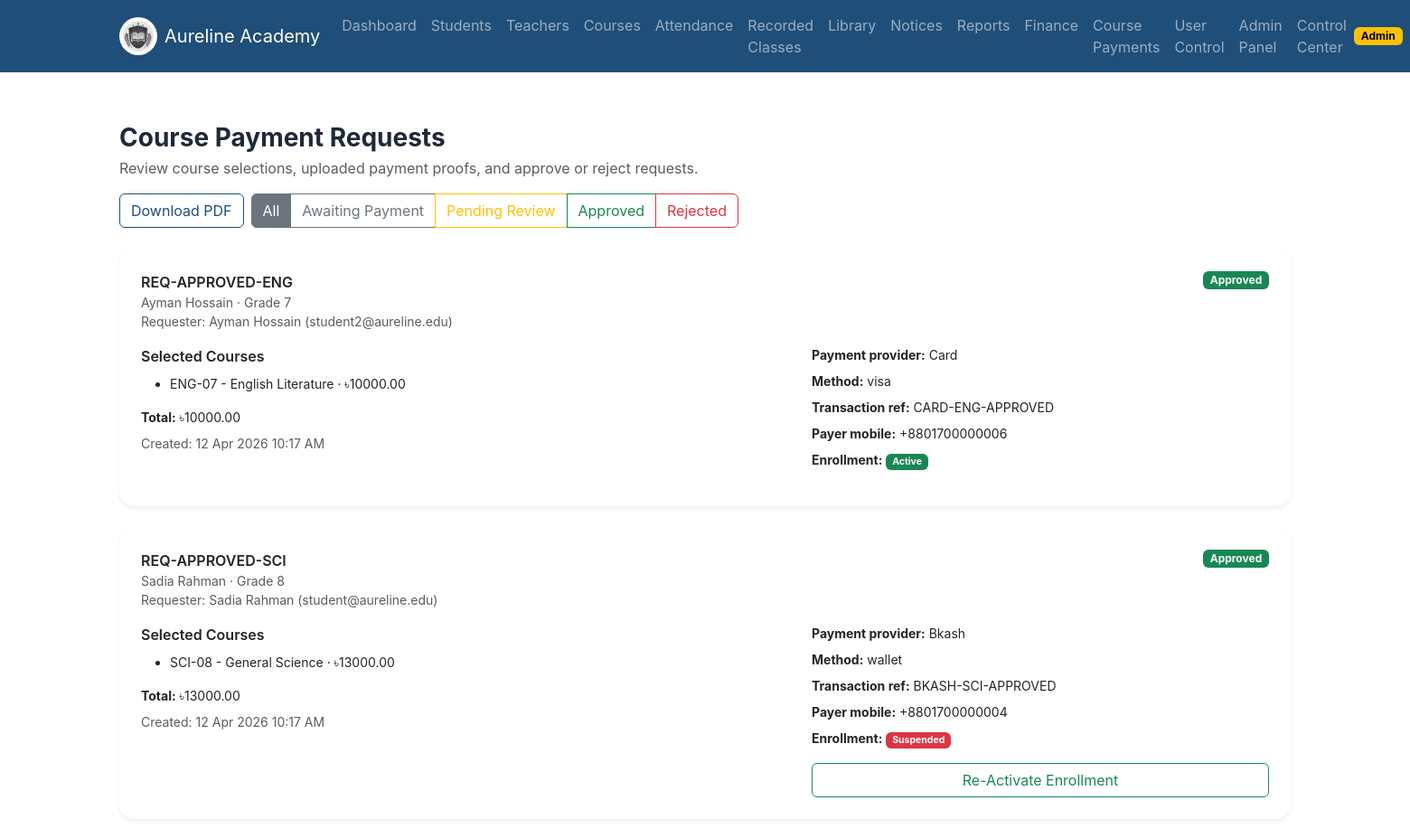
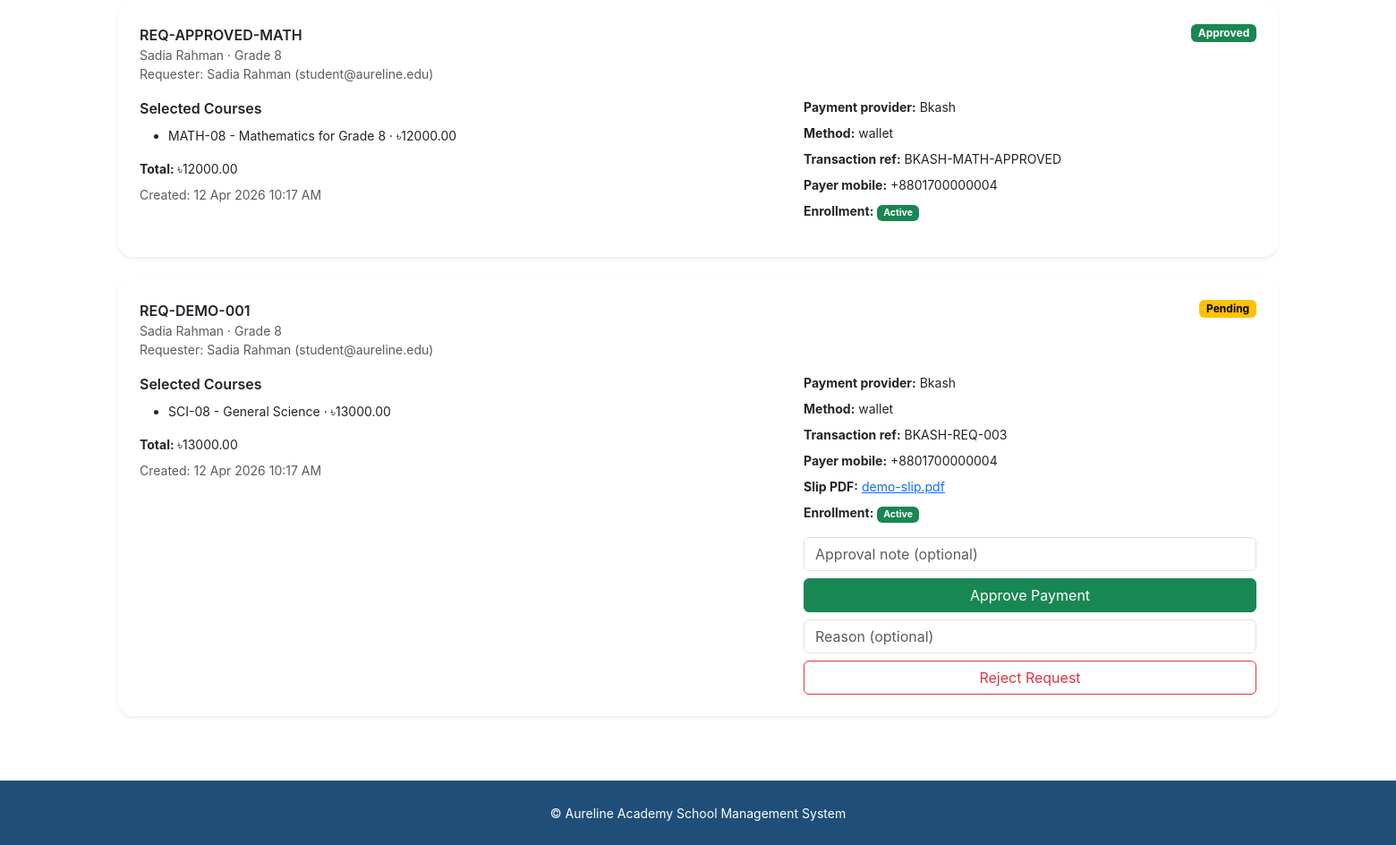
Page /finance/requests (signed in) on the committed database (2 pictures, top to bottom).
### app/models.py (models this page shows, shortened)
class TimestampMixin:
    created_at = db.Column(db.DateTime, default=datetime.utcnow, nullable=False)
    updated_at = db.Column(db.DateTime, default=datetime.utcnow, onupdate=datetime.utcnow, nullable=False)

class User(UserMixin, TimestampMixin, db.Model):
    id = db.Column(db.Integer, primary_key=True)
    full_name = db.Column(db.String(120), nullable=False)
    email = db.Column(db.String(120), unique=True, nullable=False, index=True)
    password_hash = db.Column(db.String(255), nullable=False)
    role = db.Column(db.String(20), nullable=False, index=True)
    phone = db.Column(db.String(20))
    is_active = db.Column(db.Boolean, default=True, nullable=False)
    approval_status = db.Column(db.String(20), default="approved", nullable=False, index=True)
    registration_source = db.Column(db.String(20), default="admin_created", nullable=False)
    approved_at = db.Column(db.DateTime)
    approved_by_user_id = db.Column(db.Integer, db.ForeignKey("user.id"))
    approved_by = db.relationship("User", remote_side=[id], backref="approved_users")
    student_profile = db.relationship("StudentProfile", back_populates="user", uselist=False, cascade="all, delete-orphan")
    teacher_profile = db.relationship("TeacherProfile", back_populates="user", uselist=False, cascade="all, delete-orphan")
    submitted_course_requests = db.relationship("CourseRequest", foreign_keys="CourseRequest.requester_user_id", back_populates="requester")
    reviewed_course_requests = db.relationship("CourseRequest", foreign_keys="CourseRequest.reviewed_by_user_id", back_populates="reviewed_by")
    def get_role_badge(self):
        return self.role.title()
    def get_status_badge(self):
        return self.approval_status.title()

class CourseRequest(TimestampMixin, db.Model):
    id = db.Column(db.Integer, primary_key=True)
    request_group = db.Column(db.String(50), nullable=False, index=True)
    requester_user_id = db.Column(db.Integer, db.ForeignKey("user.id"), nullable=False)
    reviewed_by_user_id = db.Column(db.Integer, db.ForeignKey("user.id"))
    student_id = db.Column(db.Integer, db.ForeignKey("student_profile.id"))
    course_id = db.Column(db.Integer, db.ForeignKey("course.id"), nullable=False)
    course_fee = db.Column(db.Numeric(10, 2), nullable=False)
    payment_provider = db.Column(db.String(30), nullable=False)
    payment_method = db.Column(db.String(30), nullable=False)
    transaction_ref = db.Column(db.String(120), nullable=False, index=True)
    payer_mobile = db.Column(db.String(20))
    status = db.Column(db.String(20), nullable=False, default="pending", index=True)
    admin_note = db.Column(db.Text)
    requested_for_name = db.Column(db.String(120))
    requested_class = db.Column(db.String(50))
    reviewed_at = db.Column(db.DateTime)
    payment_slip_path = db.Column(db.String(255))
    payment_slip_filename = db.Column(db.String(255))
    payment_slip_uploaded_at = db.Column(db.DateTime)
    enrollment_status = db.Column(db.String(20), default="active", nullable=False)
    admin_override_active = db.Column(db.Boolean, default=False, nullable=False)
    requester = db.relationship("User", foreign_keys=[requester_user_id], back_populates="submitted_course_requests")
    reviewed_by = db.relationship("User", foreign_keys=[reviewed_by_user_id], back_populates="reviewed_course_requests")
    student = db.relationship("StudentProfile", back_populates="course_requests")
    course = db.relationship("Course", back_populates="requests")

class Course(TimestampMixin, db.Model):
    id = db.Column(db.Integer, primary_key=True)
    title = db.Column(db.String(120), nullable=False)
    code = db.Column(db.String(50), unique=True, nullable=False, index=True)
    class_name = db.Column(db.String(50), nullable=False)
    room = db.Column(db.String(50))
    schedule_text = db.Column(db.String(120))
    delivery_status = db.Column(db.String(20), default="running", nullable=False)
    next_schedule_text = db.Column(db.String(120))
    suspension_note = db.Column(db.Text)
    exam_date = db.Column(db.Date)
    description = db.Column(db.Text)
    teacher_id = db.Column(db.Integer, db.ForeignKey("teacher_profile.id"))
    zoom_meeting_id = db.Column(db.String(120))
    course_fee = db.Column(db.Numeric(10, 2), nullable=False, default=0)
    is_open_for_enrollment = db.Column(db.Boolean, nullable=False, default=True)
    teacher = db.relationship("TeacherProfile", back_populates="courses")
    attendances = db.relationship("Attendance", back_populates="course", cascade="all, delete-orphan")
    requests = db.relationship("CourseRequest", back_populates="course", cascade="all, delete-orphan")
    recordings = db.relationship("RecordedClassVideo", back_populates="course", cascade="all, delete-orphan")
    invoices = db.relationship("Invoice", back_populates="course")
    test_results = db.relationship("ClassTestResult", back_populates="course")

### app/finance/routes.py (the view)
@finance_bp.route("/requests")
@login_required
@roles_required("admin")
def course_requests_admin():
    status = (request.args.get("status") or "all").strip().lower()
    query = CourseRequest.query.order_by(CourseRequest.created_at.desc())
    if status in {"awaiting_payment", "pending", "approved", "rejected"}:
        query = query.filter_by(status=status)
    grouped_requests = _group_requests(query.all())
    return render_template("finance/requests.html", grouped_requests=grouped_requests, status=status)

### app/models.py (called while the page is built)
@login_manager.user_loader
def load_user(user_id):
    return db.session.get(User, int(user_id))

### app/templates/finance/requests.html (shortened to what this page needs)
{% extends 'base.html' %}
{% block content %}
<section class="py-4">
  <div class="container">
    <div class="d-flex justify-content-between align-items-center flex-wrap gap-3 mb-4">
      <div>
        <h1 class="h3 fw-bold mb-1">Course Payment Requests</h1>
        <p class="text-muted mb-0">Review course selections, uploaded payment proofs, and approve or reject requests.</p>
      </div>
      <div class="d-flex gap-2 flex-wrap">
        <a class="btn btn-outline-primary" href="{{ url_for('exports.payments_pdf', status=status) }}">Download PDF</a>
        <div class="btn-group" role="group">
          <a class="btn btn-outline-secondary {% if status == 'all' %}active{% endif %}" href="{{ url_for('finance.course_requests_admin', status='all') }}">All</a>
          <a class="btn btn-outline-secondary {% if status == 'awaiting_payment' %}active{% endif %}" href="{{ url_for('finance.course_requests_admin', status='awaiting_payment') }}">Awaiting Payment</a>
          <a class="btn btn-outline-warning {% if status == 'pending' %}active{% endif %}" href="{{ url_for('finance.course_requests_admin', status='pending') }}">Pending Review</a>
          <a class="btn btn-outline-success {% if status == 'approved' %}active{% endif %}" href="{{ url_for('finance.course_requests_admin', status='approved') }}">Approved</a>
          <a class="btn btn-outline-danger {% if status == 'rejected' %}active{% endif %}" href="{{ url_for('finance.course_requests_admin', status='rejected') }}">Rejected</a>
        </div>
      </div>
    </div>
    <div class="row g-4">{% for group in grouped_requests %}<div class="col-12"><div class="card border-0 shadow-sm rounded-4"><div class="card-body p-4"><div class="d-flex justify-content-between align-items-start gap-3 flex-wrap mb-3"><div><div class="fw-semibold">{{ group.group }}</div><div class="small text-muted">{{ group.requested_for_name }} · {{ group.requested_class or 'Not assigned' }}</div><div class="small text-muted">Requester: {{ group.requester.full_name }} ({{ group.requester.email }})</div></div><span class="badge {% if group.status == 'approved' %}text-bg-success{% elif group.status == 'rejected' %}text-bg-danger{% elif group.status == 'pending' %}text-bg-warning{% else %}text-bg-secondary{% endif %}">{{ group.status|replace('_', ' ')|title }}</span></div><div class="row g-4"><div class="col-lg-7"><div class="fw-semibold mb-2">Selected Courses</div><ul class="small mb-3">{% for item in group['items'] %}<li>{{ item.course.code }} - {{ item.course.title }} · ৳{{ item.course_fee }}</li>{% endfor %}</ul><div class="small mb-2"><strong>Total:</strong> ৳{{ group.total }}</div><div class="small text-muted">Created: {{ group.created_at.strftime('%d %b %Y %I:%M %p') if group.created_at else '—' }}</div>{% if group.reviewed_at %}<div class="small text-muted">Reviewed: {{ group.reviewed_at.strftime('%d %b %Y %I:%M %p') }}</div>{% endif %}{% if group.admin_note %}<div class="small text-muted mt-2"><strong>Admin note:</strong> {{ group.admin_note }}</div>{% endif %}</div><div class="col-lg-5">{% if group.status in ['pending', 'approved', 'rejected'] %}<div class="small mb-2"><strong>Payment provider:</strong> {{ group.payment_provider|title }}</div><div class="small mb-2"><strong>Method:</strong> {{ group.payment_method }}</div><div class="small mb-2"><strong>Transaction ref:</strong> {{ group.transaction_ref }}</div><div class="small mb-2"><strong>Payer mobile:</strong> {{ group.payer_mobile or '—' }}</div>{% endif %}{% if group.payment_slip_filename %}<div class="small mb-2"><strong>Slip PDF:</strong> <a href="{{ url_for('finance.download_payment_slip', request_group=group.group) }}">{{ group.payment_slip_filename }}</a></div>{% elif group.status == 'awaiting_payment' %}<div class="alert alert-secondary py-2">Student has not uploaded payment proof yet.</div>{% endif %}<div class="small mb-3"><strong>Enrollment:</strong> <span class="badge {% if group.enrollment_status == 'active' %}text-bg-success{% else %}text-bg-danger{% endif %}">{{ group.enrollment_status|title }}</span></div>{% if group.status == 'pending' %}<form method="post" action="{{ url_for('finance.approve_course_request_group', request_group=group.group) }}" class="mb-2"><input type="text" class="form-control mb-2" name="admin_note" placeholder="Approval note (optional)"><button class="btn btn-success w-100">Approve Payment</button></form><form method="post" action="{{ url_for('finance.reject_course_request_group', request_group=group.group) }}"><input type="text" class="form-control mb-2" name="admin_note" placeholder="Reason (optional)"><button class="btn btn-outline-danger w-100">Reject Request</button></form>{% elif group.status == 'awaiting_payment' %}<div class="alert alert-secondary py-2 mb-2">Waiting for the student to complete payment and upload a PDF slip.</div>{% endif %}{% if group.enrollment_status == 'suspended' %}<form method="post" action="{{ url_for('dashboard.activate_enrollment', request_id=group.first_request_id) }}"><button class="btn btn-outline-success w-100">Re-Activate Enrollment</button></form>{% endif %}</div></div></div></div></div>{% else %}<div class="col-12"><div class="card border-0 shadow-sm rounded-4"><div class="card-body text-center text-muted py-5">No course payment requests found for this filter.</div></div></div>{% endfor %}</div>
  </div>
</section>
{% endblock %}

### app/templates/base.html (shortened to what this page needs)
<!doctype html>
<html lang="en">
<head>
  <link rel="stylesheet" href="https://cdn.jsdelivr.net/npm/bootstrap@5.3.3/dist/css/bootstrap.min.css">
  <link rel="stylesheet" href="{{ url_for('static', filename='css/style.css') }}">
</head>
<body>
<nav class="navbar navbar-expand-lg navbar-dark aureline-nav sticky-top">
  <div class="container">
    <a class="navbar-brand d-flex align-items-center gap-2" href="{{ url_for('main.index') }}">
      <img src="{{ url_for('static', filename='img/aureline-logo.png') }}" alt="Aureline Academy" width="42" height="42" class="rounded-circle bg-white p-1">
      <span>Aureline Academy</span>
    </a>
    <div class="collapse navbar-collapse" id="mainNav">
      {% if current_user.is_authenticated %}
      <ul class="navbar-nav me-auto mb-2 mb-lg-0">
        <li class="nav-item"><a class="nav-link" href="{{ url_for('dashboard.home') }}">Dashboard</a></li>
        {% if current_user.role in ['admin', 'teacher'] %}
        <li class="nav-item"><a class="nav-link" href="{{ url_for('students.list_students') }}">Students</a></li>
        <li class="nav-item"><a class="nav-link" href="{{ url_for('teachers.list_teachers') }}">Teachers</a></li>
        <li class="nav-item"><a class="nav-link" href="{{ url_for('courses.list_courses') }}">Courses</a></li>
        <li class="nav-item"><a class="nav-link" href="{{ url_for('attendance.list_attendance') }}">Attendance</a></li>
        <li class="nav-item"><a class="nav-link" href="{{ url_for('integrations.recordings_library') }}">Recorded Classes</a></li>
        <li class="nav-item"><a class="nav-link" href="{{ url_for('library.catalog') }}">Library</a></li>
        <li class="nav-item"><a class="nav-link" href="{{ url_for('communication.notices') }}">Notices</a></li>
        <li class="nav-item"><a class="nav-link" href="{{ url_for('reports.summary') }}">Reports</a></li>
        {% endif %}
        {% if current_user.role == 'admin' %}
        <li class="nav-item"><a class="nav-link" href="{{ url_for('finance.overview') }}">Finance</a></li>
        <li class="nav-item"><a class="nav-link" href="{{ url_for('finance.course_requests_admin') }}">Course Payments</a></li>
        <li class="nav-item"><a class="nav-link" href="{{ url_for('auth.pending_users') }}">User Control</a></li>
        <li class="nav-item"><a class="nav-link" href="{{ url_for('admin.index') }}">Admin Panel</a></li>
        <li class="nav-item"><a class="nav-link" href="{{ url_for('dashboard.admin_hub') }}">Control Center</a></li>
        {% endif %}
      </ul>
      <div class="d-flex align-items-center gap-2">
        <span class="badge text-bg-warning">{{ current_user.get_role_badge() }}</span>
      </div>
      {% else %}
      <div class="ms-auto d-flex gap-2">
        <a class="btn btn-outline-light btn-sm" href="{{ url_for('auth.login') }}">Login</a>
        <a class="btn btn-warning btn-sm" href="{{ url_for('auth.register') }}">Student Register</a>
      </div>
      {% endif %}
    </div>
  </div>
</nav>
<main>
  <div class="container py-3">
  </div>
  {% block content %}{% endblock %}
</main>
<footer class="py-4 text-center text-white aureline-footer mt-5">
  <small>© Aureline Academy School Management System</small>
</footer>
</body>
</html>

### app/static/css/style.css (style rules this page uses)
:root { --aureline-primary: #1f4e79; --aureline-secondary: #f4b400; --aureline-bg: #f6f9fc; --aureline-text: #1f2937; }
body { font-family: Inter, "Segoe UI", sans-serif; color: var(--aureline-text); background: #ffffff; }
.aureline-nav, .aureline-footer { background: var(--aureline-primary); }
.btn-outline-primary { color: var(--aureline-primary); border-color: var(--aureline-primary); }
.card { overflow: hidden; }

### rows in the picture
User: get_role_badge "Admin"
CourseRequest: group "REQ-APPROVED-ENG", requested_for_name "Ayman Hossain", requested_class "Grade 7", requester.full_name "Ayman Hossain", requester.email "student2@aureline.edu", status "Approved", course.code "ENG-07", course "English Literature", course_fee "10000.00", total "10000.00", created_at "12 Apr 2026 10:17 AM", payment_provider "Card", payment_method "visa", transaction_ref "CARD-ENG-APPROVED", payer_mobile "+8801700000006", enrollment_status "Active"
CourseRequest: group "REQ-APPROVED-SCI", requested_for_name "Sadia Rahman", requested_class "Grade 8", requester.full_name "Sadia Rahman", requester.email "student@aureline.edu", status "Approved", course.code "SCI-08", course "General Science", course_fee "13000.00", total "13000.00", created_at "12 Apr 2026 10:17 AM", payment_provider "Bkash", payment_method "wallet", transaction_ref "BKASH-SCI-APPROVED", payer_mobile "+8801700000004", enrollment_status "Suspended"
CourseRequest: group "REQ-APPROVED-MATH", requested_for_name "Sadia Rahman", requested_class "Grade 8", requester.full_name "Sadia Rahman", requester.email "student@aureline.edu", status "Approved", course.code "MATH-08", course "Mathematics for Grade 8", course_fee "12000.00", total "12000.00", created_at "12 Apr 2026 10:17 AM", payment_provider "Bkash", payment_method "wallet", transaction_ref "BKASH-MATH-APPROVED", payer_mobile "+8801700000004", enrollment_status "Active"
CourseRequest: group "REQ-DEMO-001", requested_for_name "Sadia Rahman", requested_class "Grade 8", requester.full_name "Sadia Rahman", requester.email "student@aureline.edu", status "Pending", course.code "SCI-08", course "General Science", course_fee "13000.00", total "13000.00", created_at "12 Apr 2026 10:17 AM", payment_provider "Bkash", payment_method "wallet", transaction_ref "BKASH-REQ-003", payer_mobile "+8801700000004", payment_slip_filename "demo-slip.pdf", enrollment_status "Active"
